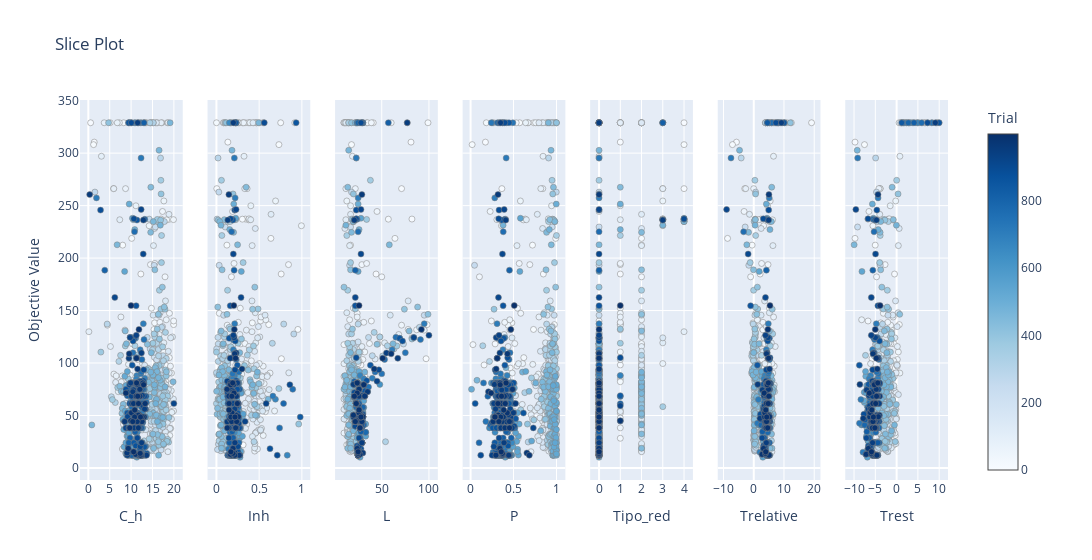

The code cell stored with this chart in its notebook:
### Code cell
optuna.visualization.plot_slice(study)

### Figure 1 — Plotly figure (JSON) as saved in the notebook; plotly's stock layout.template omitted (floating-point values rounded to 4 significant figures; data arrays with more than 128 entries replaced by an {"elided": "..."} marker saying what was removed)
{"data": [{"marker": {"color": {"elided": "1000 int values"}, "colorbar": {"title": {"text": "Trial"}, "x": 1, "xpad": 40}, "colorscale": [[0, "rgb(247,251,255)"], [0.125, "rgb(222,235,247)"], [0.25, "rgb(198,219,239)"], [0.375, "rgb(158,202,225)"], [0.5, "rgb(107,174,214)"], [0.625, "rgb(66,146,198)"], [0.75, "rgb(33,113,181)"], [0.875, "rgb(8,81,156)"], [1, "rgb(8,48,107)"]], "line": {"color": "Grey", "width": 0.5}, "showscale": true}, "mode": "markers", "name": "Feasible Trial", "showlegend": false, "type": "scatter", "x": {"elided": "1000 float values"}, "xaxis": "x", "y": {"elided": "1000 float values"}, "yaxis": "y"}, {"marker": {"color": {"elided": "1000 int values"}, "colorbar": {"title": {"text": "Trial"}, "x": 1, "xpad": 40}, "colorscale": [[0, "rgb(247,251,255)"], [0.125, "rgb(222,235,247)"], [0.25, "rgb(198,219,239)"], [0.375, "rgb(158,202,225)"], [0.5, "rgb(107,174,214)"], [0.625, "rgb(66,146,198)"], [0.75, "rgb(33,113,181)"], [0.875, "rgb(8,81,156)"], [1, "rgb(8,48,107)"]], "line": {"color": "Grey", "width": 0.5}, "showscale": false}, "mode": "markers", "name": "Feasible Trial", "showlegend": false, "type": "scatter", "x": {"elided": "1000 float values"}, "xaxis": "x2", "y": {"elided": "1000 float values"}, "yaxis": "y2"}, {"marker": {"color": {"elided": "1000 int values"}, "colorbar": {"title": {"text": "Trial"}, "x": 1, "xpad": 40}, "colorscale": [[0, "rgb(247,251,255)"], [0.125, "rgb(222,235,247)"], [0.25, "rgb(198,219,239)"], [0.375, "rgb(158,202,225)"], [0.5, "rgb(107,174,214)"], [0.625, "rgb(66,146,198)"], [0.75, "rgb(33,113,181)"], [0.875, "rgb(8,81,156)"], [1, "rgb(8,48,107)"]], "line": {"color": "Grey", "width": 0.5}, "showscale": false}, "mode": "markers", "name": "Feasible Trial", "showlegend": false, "type": "scatter", "x": {"elided": "1000 int values"}, "xaxis": "x3", "y": {"elided": "1000 float values"}, "yaxis": "y3"}, {"marker": {"color": {"elided": "1000 int values"}, "colorbar": {"title": {"text": "Trial"}, "x": 1, "xpad": 40}, "colorscale": [[0, "rgb(247,251,255)"], [0.125, "rgb(222,235,247)"], [0.25, "rgb(198,219,239)"], [0.375, "rgb(158,202,225)"], [0.5, "rgb(107,174,214)"], [0.625, "rgb(66,146,198)"], [0.75, "rgb(33,113,181)"], [0.875, "rgb(8,81,156)"], [1, "rgb(8,48,107)"]], "line": {"color": "Grey", "width": 0.5}, "showscale": false}, "mode": "markers", "name": "Feasible Trial", "showlegend": false, "type": "scatter", "x": {"elided": "1000 float values"}, "xaxis": "x4", "y": {"elided": "1000 float values"}, "yaxis": "y4"}, {"marker": {"color": {"elided": "1000 int values"}, "colorbar": {"title": {"text": "Trial"}, "x": 1, "xpad": 40}, "colorscale": [[0, "rgb(247,251,255)"], [0.125, "rgb(222,235,247)"], [0.25, "rgb(198,219,239)"], [0.375, "rgb(158,202,225)"], [0.5, "rgb(107,174,214)"], [0.625, "rgb(66,146,198)"], [0.75, "rgb(33,113,181)"], [0.875, "rgb(8,81,156)"], [1, "rgb(8,48,107)"]], "line": {"color": "Grey", "width": 0.5}, "showscale": false}, "mode": "markers", "name": "Feasible Trial", "showlegend": false, "type": "scatter", "x": {"elided": "1000 int values"}, "xaxis": "x5", "y": {"elided": "1000 float values"}, "yaxis": "y5"}, {"marker": {"color": {"elided": "1000 int values"}, "colorbar": {"title": {"text": "Trial"}, "x": 1, "xpad": 40}, "colorscale": [[0, "rgb(247,251,255)"], [0.125, "rgb(222,235,247)"], [0.25, "rgb(198,219,239)"], [0.375, "rgb(158,202,225)"], [0.5, "rgb(107,174,214)"], [0.625, "rgb(66,146,198)"], [0.75, "rgb(33,113,181)"], [0.875, "rgb(8,81,156)"], [1, "rgb(8,48,107)"]], "line": {"color": "Grey", "width": 0.5}, "showscale": false}, "mode": "markers", "name": "Feasible Trial", "showlegend": false, "type": "scatter", "x": {"elided": "1000 float values"}, "xaxis": "x6", "y": {"elided": "1000 float values"}, "yaxis": "y6"}, {"marker": {"color": {"elided": "1000 int values"}, "colorbar": {"title": {"text": "Trial"}, "x": 1, "xpad": 40}, "colorscale": [[0, "rgb(247,251,255)"], [0.125, "rgb(222,235,247)"], [0.25, "rgb(198,219,239)"], [0.375, "rgb(158,202,225)"], [0.5, "rgb(107,174,214)"], [0.625, "rgb(66,146,198)"], [0.75, "rgb(33,113,181)"], [0.875, "rgb(8,81,156)"], [1, "rgb(8,48,107)"]], "line": {"color": "Grey", "width": 0.5}, "showscale": false}, "mode": "markers", "name": "Feasible Trial", "showlegend": false, "type": "scatter", "x": {"elided": "1000 float values"}, "xaxis": "x7", "y": {"elided": "1000 float values"}, "yaxis": "y7"}], "layout": {"title": {"text": "Slice Plot"}, "width": 2100, "xaxis": {"anchor": "y", "domain": [0, 0.1184], "title": {"text": "C_h"}}, "xaxis2": {"anchor": "y2", "domain": [0.1469, 0.2653], "title": {"text": "Inh"}}, "xaxis3": {"anchor": "y3", "domain": [0.2939, 0.4122], "title": {"text": "L"}}, "xaxis4": {"anchor": "y4", "domain": [0.4408, 0.5592], "title": {"text": "P"}}, "xaxis5": {"anchor": "y5", "domain": [0.5878, 0.7061], "title": {"text": "Tipo_red"}}, "xaxis6": {"anchor": "y6", "domain": [0.7347, 0.8531], "title": {"text": "Trelative"}}, "xaxis7": {"anchor": "y7", "domain": [0.8816, 1.0], "title": {"text": "Trest"}}, "yaxis": {"anchor": "x", "domain": [0, 1], "title": {"text": "Objective Value"}}, "yaxis2": {"anchor": "x2", "domain": [0, 1], "matches": "y", "showticklabels": false}, "yaxis3": {"anchor": "x3", "domain": [0, 1], "matches": "y", "showticklabels": false}, "yaxis4": {"anchor": "x4", "domain": [0, 1], "matches": "y", "showticklabels": false}, "yaxis5": {"anchor": "x5", "domain": [0, 1], "matches": "y", "showticklabels": false}, "yaxis6": {"anchor": "x6", "domain": [0, 1], "matches": "y", "showticklabels": false}, "yaxis7": {"anchor": "x7", "domain": [0, 1], "matches": "y", "showticklabels": false}}}
